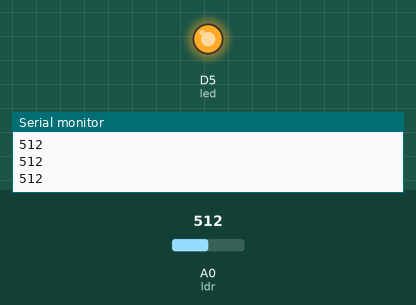
This sketch was run on a simulated ESP8266 (NodeMCU). Parts: output pins drawn as LEDs (lit = HIGH), the last lines printed to the serial monitor. Inputs (shaded band) come from the test bench; at power-on: A0 (ldr) = 512.

Above: at 1.2 s.
1.3 s: A0 (ldr) set to 412
2.8 s: A0 (ldr) set to 391
At 3.2 s:
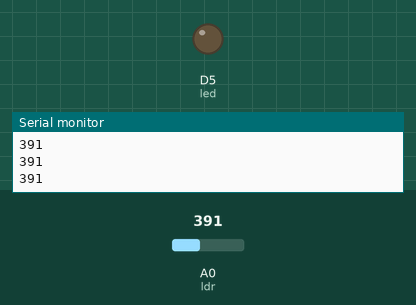
4.3 s: A0 (ldr) set to 410
At 5.4 s:
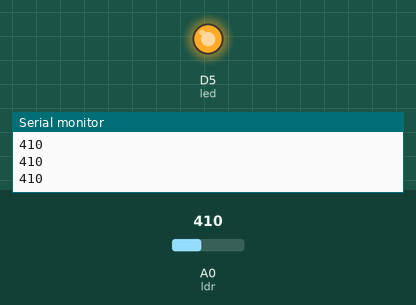
5.8 s: A0 (ldr) set to 390
At 6.7 s:
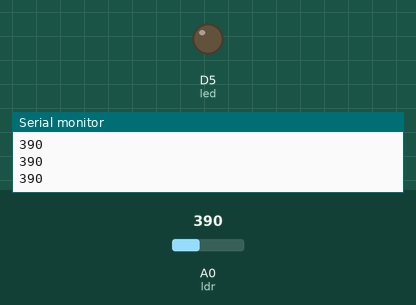
Timing chart, 0 to 8.3 s (numbered marks = the images above; inputs shaded):
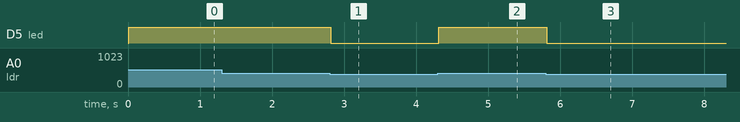

Measured:
- the behaviour switches between 401 and 400 on A0 (ldr) (found by bisection; images 0 and 1)
- after the input at 2.8 s, D5 (led): HIGH → LOW at once
- after the input at 4.3 s, D5 (led): LOW → HIGH at once
- after the input at 5.8 s, D5 (led): HIGH → LOW at once

The sketch:

code.ino
```cpp
#define led D5
#define ldr A0

void setup(){
  Serial.begin(115200);
  pinMode(led,OUTPUT);
  pinMode(ldr,INPUT);
}

void loop(){
  int luminosidade=analogRead(ldr);
  Serial.println(luminosidade);
  delay(10);
  if(luminosidade>400){
    digitalWrite(led,HIGH);
  }
  else {
    digitalWrite(led,LOW);
  }
}
```
